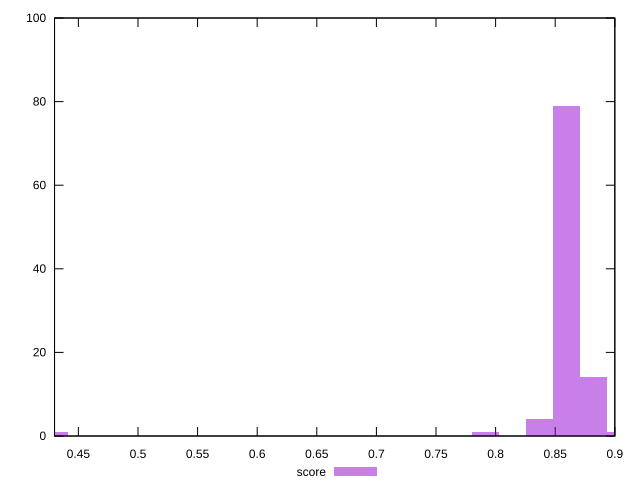

gnuplot code for this plot:
reset

$score <<EOF
0.4296926489987853 1
0.8593852979975706 79
0.8367698954186872 4
0.7915390902609203 1
0.8820007005764541 14
0.9046161031553375 1
EOF

set key outside below
set boxwidth 0.022615402578883437
set xrange [0.43:0.9]
set yrange [0:100]
set trange [0:100]
set style fill transparent solid 0.5 noborder
set terminal svg size 640, 490 enhanced background rgb 'white'
set output "report_00012_2021-02-09T11:01:39.952Z/first-contentful-paint/samples/pages+cached/score/histogram.svg"

plot $score title "score" with boxes

reset
